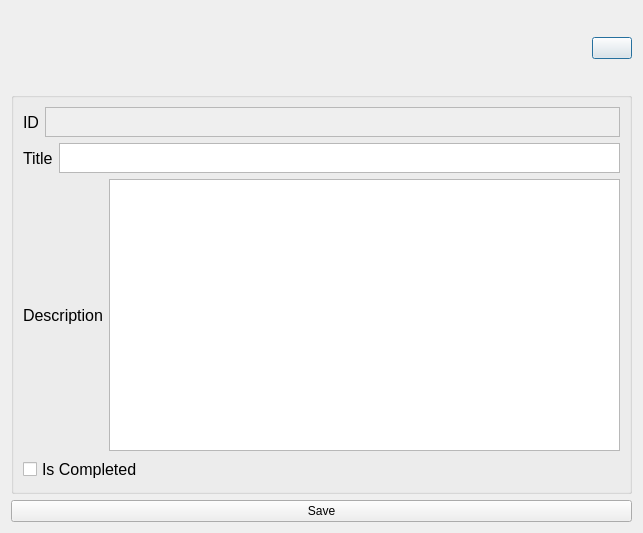
<?xml version="1.0" encoding="UTF-8"?>
<ui version="4.0">
 <class>TodoEditDialog</class>
 <widget class="QDialog" name="TodoEditDialog">
  <property name="geometry">
   <rect>
    <x>0</x>
    <y>0</y>
    <width>643</width>
    <height>533</height>
   </rect>
  </property>
  <property name="windowTitle">
   <string>Dialog</string>
  </property>
  <layout class="QVBoxLayout" name="verticalLayout_2">
   <item>
    <layout class="QHBoxLayout" name="horizontalLayout">
     <item>
      <widget class="QLabel" name="label">
       <property name="minimumSize">
        <size>
         <width>0</width>
         <height>75</height>
        </size>
       </property>
       <property name="text">
        <string/>
       </property>
       <property name="pixmap">
        <pixmap resource="resource.qrc">:/header-edit.png</pixmap>
       </property>
      </widget>
     </item>
     <item>
      <spacer name="horizontalSpacer">
       <property name="orientation">
        <enum>Qt::Horizontal</enum>
       </property>
       <property name="sizeHint" stdset="0">
        <size>
         <width>118</width>
         <height>20</height>
        </size>
       </property>
      </spacer>
     </item>
     <item>
      <widget class="QPushButton" name="exitButton">
       <property name="text">
        <string/>
       </property>
       <property name="icon">
        <iconset resource="resource.qrc">
         <normaloff>:/icon-error.png</normaloff>:/icon-error.png</iconset>
       </property>
       <property name="iconSize">
        <size>
         <width>32</width>
         <height>32</height>
        </size>
       </property>
      </widget>
     </item>
    </layout>
   </item>
   <item>
    <widget class="QGroupBox" name="groupBox">
     <property name="title">
      <string/>
     </property>
     <layout class="QVBoxLayout" name="verticalLayout">
      <item>
       <layout class="QHBoxLayout" name="horizontalLayout_2">
        <item>
         <widget class="QLabel" name="label_2">
          <property name="font">
           <font>
            <family>Segoe UI</family>
            <pointsize>12</pointsize>
           </font>
          </property>
          <property name="text">
           <string>ID</string>
          </property>
          <property name="textFormat">
           <enum>Qt::PlainText</enum>
          </property>
         </widget>
        </item>
        <item>
         <widget class="QPlainTextEdit" name="idTextEdit">
          <property name="enabled">
           <bool>false</bool>
          </property>
          <property name="minimumSize">
           <size>
            <width>0</width>
            <height>30</height>
           </size>
          </property>
          <property name="maximumSize">
           <size>
            <width>16777215</width>
            <height>30</height>
           </size>
          </property>
          <property name="font">
           <font>
            <family>Segoe UI</family>
            <pointsize>12</pointsize>
           </font>
          </property>
         </widget>
        </item>
       </layout>
      </item>
      <item>
       <layout class="QHBoxLayout" name="horizontalLayout_3">
        <item>
         <widget class="QLabel" name="label_4">
          <property name="font">
           <font>
            <family>Segoe UI</family>
            <pointsize>12</pointsize>
           </font>
          </property>
          <property name="text">
           <string>Title</string>
          </property>
          <property name="textFormat">
           <enum>Qt::PlainText</enum>
          </property>
         </widget>
        </item>
        <item>
         <widget class="QPlainTextEdit" name="titleText">
          <property name="enabled">
           <bool>true</bool>
          </property>
          <property name="minimumSize">
           <size>
            <width>0</width>
            <height>30</height>
           </size>
          </property>
          <property name="maximumSize">
           <size>
            <width>16777215</width>
            <height>30</height>
           </size>
          </property>
          <property name="font">
           <font>
            <family>Segoe UI</family>
            <pointsize>12</pointsize>
           </font>
          </property>
         </widget>
        </item>
       </layout>
      </item>
      <item>
       <layout class="QHBoxLayout" name="horizontalLayout_4">
        <item>
         <widget class="QLabel" name="label_5">
          <property name="font">
           <font>
            <family>Segoe UI</family>
            <pointsize>12</pointsize>
           </font>
          </property>
          <property name="text">
           <string>Description</string>
          </property>
          <property name="textFormat">
           <enum>Qt::PlainText</enum>
          </property>
         </widget>
        </item>
        <item>
         <widget class="QPlainTextEdit" name="descripitonText">
          <property name="enabled">
           <bool>true</bool>
          </property>
          <property name="minimumSize">
           <size>
            <width>0</width>
            <height>60</height>
           </size>
          </property>
          <property name="maximumSize">
           <size>
            <width>16777215</width>
            <height>16777215</height>
           </size>
          </property>
          <property name="font">
           <font>
            <family>Segoe UI</family>
            <pointsize>12</pointsize>
           </font>
          </property>
         </widget>
        </item>
       </layout>
      </item>
      <item>
       <widget class="QCheckBox" name="checkBox">
        <property name="font">
         <font>
          <family>Segoe UI</family>
          <pointsize>12</pointsize>
         </font>
        </property>
        <property name="text">
         <string>Is Completed</string>
        </property>
       </widget>
      </item>
     </layout>
    </widget>
   </item>
   <item>
    <widget class="QPushButton" name="saveButton">
     <property name="text">
      <string>Save</string>
     </property>
     <property name="icon">
      <iconset resource="resource.qrc">
       <normaloff>:/icon-list.png</normaloff>:/icon-list.png</iconset>
     </property>
     <property name="iconSize">
      <size>
       <width>32</width>
       <height>32</height>
      </size>
     </property>
    </widget>
   </item>
  </layout>
 </widget>
 <resources>
  <include location="resource.qrc"/>
 </resources>
 <connections>
  <connection>
   <sender>exitButton</sender>
   <signal>clicked()</signal>
   <receiver>TodoEditDialog</receiver>
   <slot>close()</slot>
   <hints>
    <hint type="sourcelabel">
     <x>610</x>
     <y>46</y>
    </hint>
    <hint type="destinationlabel">
     <x>321</x>
     <y>266</y>
    </hint>
   </hints>
  </connection>
 </connections>
</ui>
